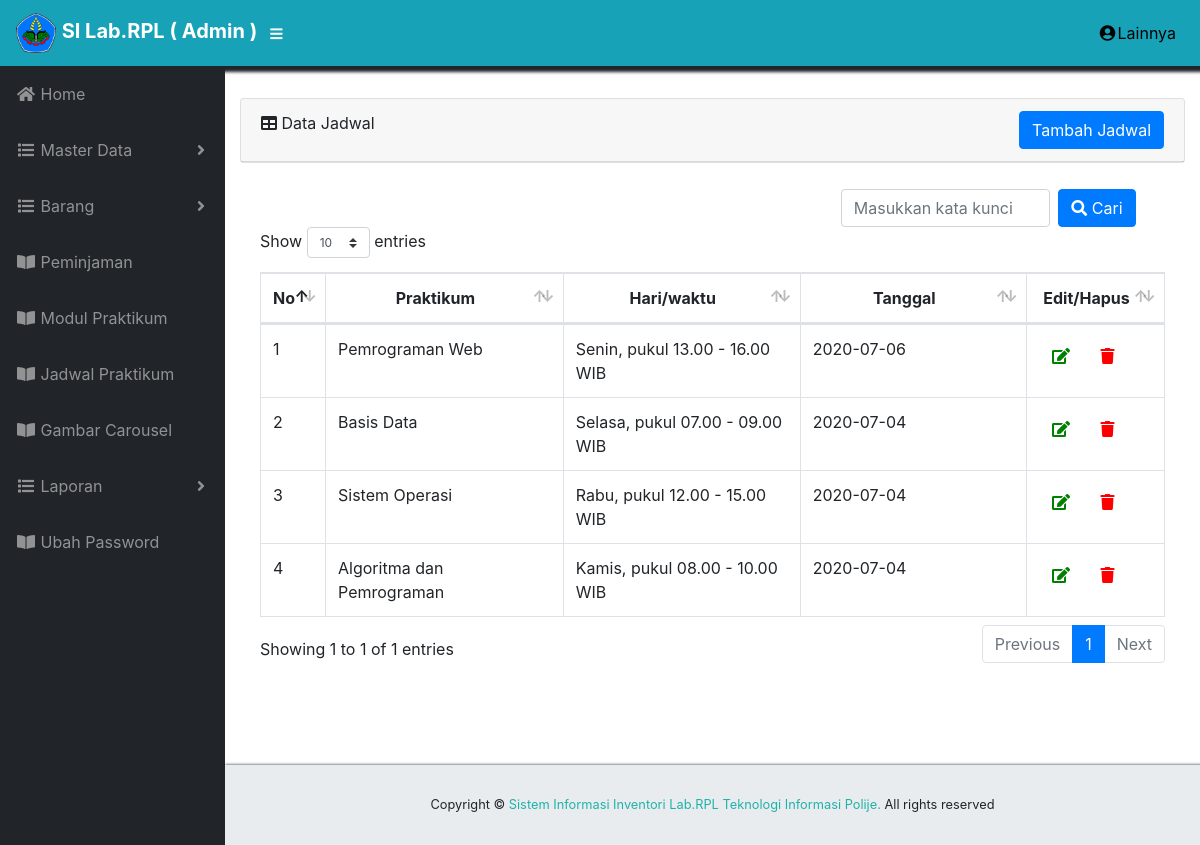
Page /index.php/admin/cjadwal on the committed database.
### tables this page shows
CREATE TABLE `tb_jadwal` (
  `id_jadwal` int(11) NOT NULL,
  `praktikum` varchar(100) NOT NULL,
  `hari_waktu` varchar(50) NOT NULL,
  `tanggal` date NOT NULL
);

### application/controllers/admin/Cjadwal.php (called while the page is built, shortened)
 <?php
class Cjadwal extends CI_Controller{
	public function __construct(){
		$this->load->model("m_jadwal");
        $this->load->library('form_validation');
        $this->load->library('session');
     }
	public function index(){
		$data["tb_jadwal"] = $this->m_jadwal->getAll();
		$this->load->view("admin/vjadwal", $data);
	}
}

### index.php (called while the page is built, shortened)
<?php
require_once BASEPATH.'core/CodeIgniter.php';

### application/models/M_jadwal.php (called while the page is built, shortened)
<?php defined('BASEPATH') OR exit('No direct script access allowed');
class M_jadwal extends CI_Model{
    private $_table = "tb_jadwal";
    public function getAll(){
        return $this->db->get($this->_table)->result();
    }
}

### application/views/admin/vjadwal.php (the view, shortened to what this page needs)
<!DOCTYPE html>
<html lang="en">
 <div id="content-wrapper">
 <div class="container-fluid">
	<div class="card mb-3">
    <div class="card-header">
    <i class="fas fa-table"></i>
	 Data Jadwal
    <a href="<?php echo base_url('admin/cjadwal/tambah') ?>">
	<button name="tambah" type="button" class="btn btn-primary col-xs-3 float-right">Tambah Jadwal</button></a>
	</div>
    </div>
	 <?php echo form_open('admin/cjadwal/search') ?>
     <div class="row float-right"  style="padding-left: 35px; padding-top: 10px;">
     <input type="text" name="keyword" class="col-md-7 mr-2 form-control" placeholder="Masukkan kata kunci">
     <button type="submit" name="search_submit" class="btn btn-primary"><i class="fas fa-search" ></i> Cari</button>
     <?php echo form_close() ?>
	 </div>
		<div class="card-body">
				<div class="table-responsive mt-2">
					<table class="table table-bordered" id="dataTable" width="100%" cellspacing="0">
						<thead >
							<tr>
								<th style="text-align: center">No</th>
								<th style="text-align: center" >Praktikum</th>
								<th style="text-align: center">Hari/waktu</th>
								<th style="text-align: center">Tanggal</th>
								<th style="text-align: center">Edit/Hapus</th>
							</tr>
						</thead>
						<?php $no = 1; foreach ($tb_jadwal as $info) :?>
							<tbody>
								<tr>
									<td><?php echo $no++; ?></td>
									<td width="300"><?php echo $info->praktikum ?></td>
									<td width="300" ><?php echo $info->hari_waktu ?></td>
									<td width="300" ><?php echo $info->tanggal ?></td>
									<td width="120">
									 <a href="<?php echo site_url('admin/cjadwal/edit/'.$info->id_jadwal) ?>" class="btn btn-small" ><i class="fas fa-edit" style="color: green;"></i></a>
									 <a onclick="return confirm ('Data Akan dihapus?')" href="<?php echo site_url('admin/cjadwal/delete/'.$info->id_jadwal) ?>" class="btn btn-small" ><i class="fas fa-trash" style="color: red;"></i></a>
									</td>
								</tr>
							</tbody>
						<?php endforeach;?>
					</table>
				</div>
			</div>
		</div>
	</div>
	</html>

### css/sb-admin.css (style rules this page uses)
html { position: relative; min-height: 100%; }
body { height: 100%; }
#wrapper #content-wrapper { overflow-x: hidden; width: 100%; padding-top: 1rem; padding-bottom: 80px; }
:root { --input-padding-x: 0.75rem; --input-padding-y: 0.75rem; }

### rows in the picture
tb_jadwal: praktikum "Pemrograman Web", hari_waktu "Senin, pukul 13.00 - 16.00 WIB", tanggal "2020-07-06"
tb_jadwal: praktikum "Basis Data", hari_waktu "Selasa, pukul 07.00 - 09.00 WIB", tanggal "2020-07-04"
tb_jadwal: praktikum "Sistem Operasi", hari_waktu "Rabu, pukul 12.00 - 15.00 WIB", tanggal "2020-07-04"
tb_jadwal: praktikum "Algoritma dan Pemrograman", hari_waktu "Kamis, pukul 08.00 - 10.00 WIB", tanggal "2020-07-04"
